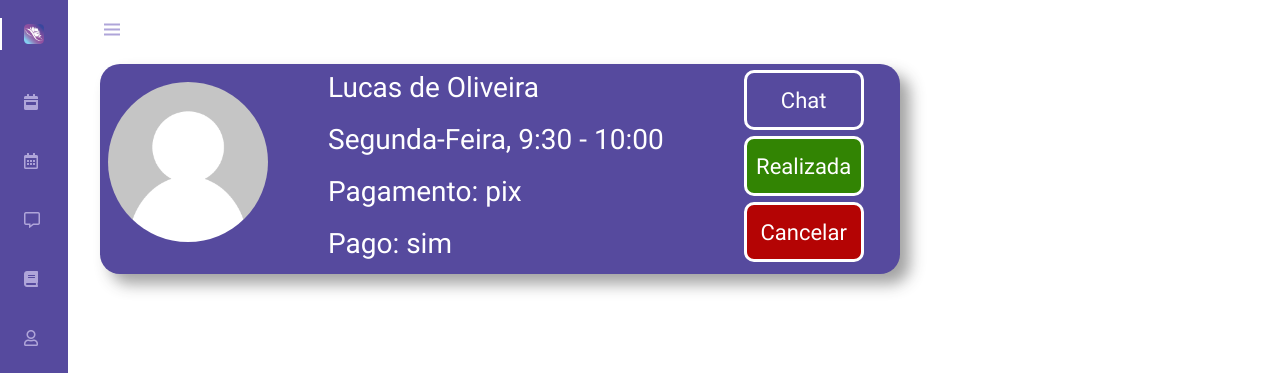
Page /realizadas.php (signed in) on the earlier database version.
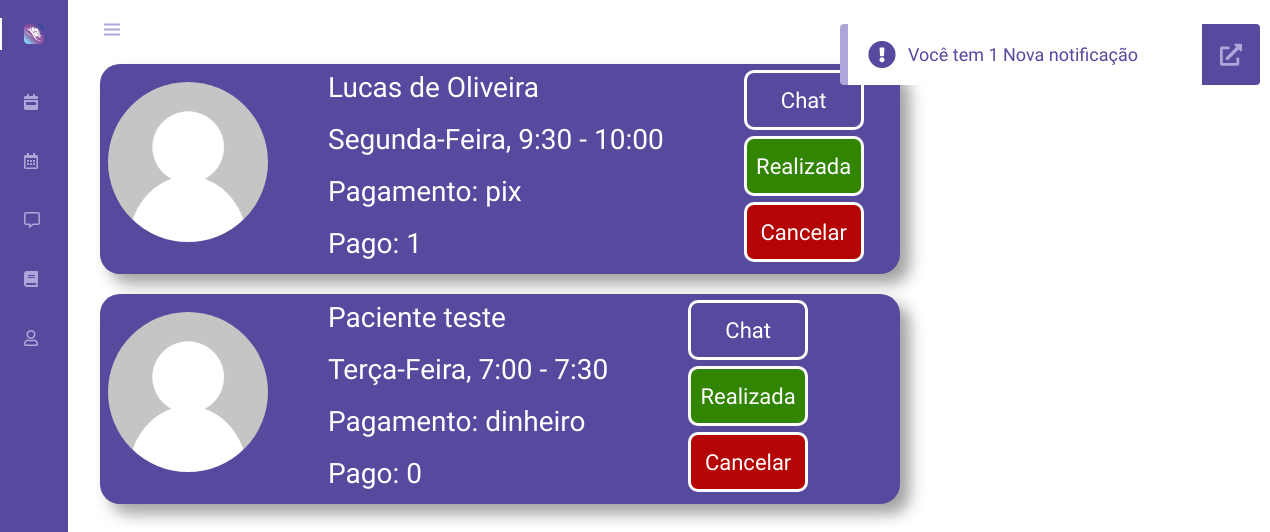
Same page on the later database version.
### tables this page shows
CREATE TABLE `cad_usuario` (
  `unique_id` varchar(200) NOT NULL,
  `nome` varchar(50) NOT NULL,
  `nascimento` char(10) NOT NULL,
  `sexo` char(1) DEFAULT NULL,
  `email` varchar(30) NOT NULL,
  `senha` char(40) NOT NULL,
  `cpf` char(14) NOT NULL,
  `telefone` char(19) DEFAULT NULL,
  `cep` char(9) NOT NULL,
  `estado` char(2) DEFAULT NULL,
  `foto` varchar(100) DEFAULT NULL,
  `rg` varchar(15) NOT NULL,
  `status` varchar(30) NOT NULL,
  `desativada` int(11) DEFAULT NULL
);

CREATE TABLE `consulta` (
  `id_consulta` int(11) NOT NULL,
  `horario` varchar(100) NOT NULL,
  `id_psic` int(11) NOT NULL,
  `id_user` int(11) NOT NULL,
  `realizada` int(11) DEFAULT NULL,
  `tipo_pagamento` varchar(20) DEFAULT NULL,
  `pago` int(3) DEFAULT NULL
);

### realizadas.php (the view, shortened to what this page needs)
<?php
    require_once 'conexao.php';
        $id = $_SESSION['unique_id'];
?>
<!DOCTYPE html>
<html lang="en">
<head>
    <link rel="stylesheet" href="css/navbar.css">
    <link rel="stylesheet" href="css/marcada.css">
    <link rel="stylesheet" href="css/not.css">
    <link rel="stylesheet" href="https://cdnjs.cloudflare.com/ajax/libs/font-awesome/5.15.2/css/all.min.css">
    <link href='https://unpkg.com/boxicons@2.0.7/css/boxicons.min.css' rel='stylesheet'>
</head>
<body id="body-pd">
    <header class="header" id="header">
        <div class="header__toggle">
        <i class='bx bx-menu' id="header-toggle"></i>
        </div>
        <div class="header__img">
            <img src="assets/img/perfil.jpg" alt="">
        </div>
    </header>
    <div class="l-navbar" id="nav-bar">
    <nav class="nav">
            <div>
                <a href="index.php" class="nav__logo active">
                    <img class = "logo" src="assets/logo.png" alt="">
                </a>
                <div class="nav__list">
                    <a href="dashboard.php" class="nav__link ">
                    <i class="fas fa-calendar-week"></i>
                    </a>
                    <a href="agenda.php" class="nav__link">
                    <i class="far fa-calendar-alt"></i>
                    </a>
                    <a href="chat/users.php" class="nav__link">
                    <i class="far fa-comment-alt"></i>
                    </a>
                    <a href="sobre.php" class="nav__link">
                    <i class="fas fa-book"></i>
                    </a>
                    <a href="perfil_psic.php" class="nav__link">
                    <i class="far fa-user"></i>
                    </a>
                </div>
            </div>
        </nav>
    </div>
    <?php
    $notificado = $_SESSION['unique_id'];
    $notify = mysqli_query($conn, "SELECT * FROM notificacao WHERE id_para = '$notificado'");
    $not = mysqli_num_rows($notify);
     if($not){
        if($not == 1){
            echo "<div class='alert show'>
            <span class='fas fa-exclamation-circle'></span>
            <span class='msg'>Você tem $not Nova notificação</span>
            <a href='notificacao_psic.php'><span class='close-btn'>
            <span class='fas fa-external-link-alt'></span>
        </span></a>
            </div>";
         }
    }
?>
    <?php
    $acha = mysqli_query($conn, "SELECT u.nome, u.foto, u.unique_id, c.id_user, c.id_consulta, c.horario, c.realizada, c.id_psic, c.pago, c.tipo_pagamento FROM cad_usuario AS u INNER JOIN consulta AS c ON u.unique_id = c.id_user  WHERE id_psic = '$id' AND realizada = 1");
        while($consul = mysqli_fetch_array($acha)){
            echo "<div class='pacientes'>
            <div class='card'>
                <div class='col1'>
                <img src='imagens/user.png' alt='imagens'>
                </div>
                <div class='col2'>
                <p>$consul[nome]</p>
                <p>$consul[horario]</p>
                <p>Pagamento: $consul[tipo_pagamento]</p>
                <p>Pago: $consul[pago]</p>
                </div>
                <div class='col3'>
                <a href='chat/chat.php?user_id=$consul[id_user]'><button class='chat'>Chat</button></a>
                <form action='process/up_consultas.php' method='POST'>
                    <input type='hidden' name='realizada' value='$consul[id_consulta]'>
                    <input type='submit' class='realizada' value='Realizada'>
                </form>
                <form action='process/delete_consultas.php' method='POST'>
                    <input type='hidden' name='cancelada' value='$consul[id_consulta]'>
                    <input type='submit' class='cancelada' value='Cancelar'>
                </form>
                </div>
            </div>
        </div>";
        }
    ?>
</body>
</html>

### css/navbar.css (style rules this page uses)
:root { --header-height: 3rem; --nav-width: 68px; --first-color: #4723D9; --first-color-light: #AFA5D9; --white-color: #ffffff; --normal-font-size: 1rem; --z-fixed: 100; --cor-principal: #564a9e; --cor-texto: #d9d9d9; --cor-titulo: #FFFFFF; --fonte-titulo: 'Antonio', sans-serif; --fonte-texto: 'Oswald', sans-serif; }
*,::before,::after { box-sizing: border-box; }
body { position: relative; margin: var(--header-height) 0 0 0; padding: 0 1rem; font-family: var(--fonte-texto); font-size: var(--normal-font-size); transition: .5s; }
a { text-decoration: none; }
.header { width: 100%; height: var(--header-height); position: fixed; top: 0; left: 0; display: flex; align-items: center; justify-content: space-between; padding: 0 1rem; background-color: transparent; z-index: var(--z-fixed); transition: .5s; }
.header__toggle { color: var(--first-color-light); font-size: 1.5rem; cursor: pointer; }
.header__img { width: 35px; height: 35px; display: flex; justify-content: center; border-radius: 50%; overflow: hidden; }
.header__img img { width: 40px; }
.l-navbar { position: fixed; top: 0; left: -30%; width: var(--nav-width); height: 100vh; background-color: var(--cor-principal); padding: .5rem 1rem 0 0; transition: .5s; z-index: var(--z-fixed); }
.nav { height: 100%; display: flex; flex-direction: column; justify-content: space-between; overflow: hidden; }
.nav .logo { width: 20px; }
.nav__logo, .nav__link { display: grid; grid-template-columns: max-content max-content; align-items: center; column-gap: 1rem; padding: .5rem 0 .5rem 1.5rem; }
.nav__logo { margin-bottom: 2rem; }
.nav__link { position: relative; color: var(--first-color-light); margin-bottom: 1.5rem; transition: .3s; }
.show { left: 0; }
.active { color: var(--white-color); }
.active::before { content: ''; position: absolute; left: 0; width: 2px; height: 32px; background-color: var(--white-color); }
@media screen and (min-width: 768px) { body { margin: calc(var(--header-height) + 1rem) 0 0 0; padding-left: calc(var(--nav-width) + 2rem); } }
@media screen and (min-width: 768px) { .header { height: calc(var(--header-height) + 1rem); padding: 0 2rem 0 calc(var(--nav-width) + 2rem); } }
@media screen and (min-width: 768px) { .header__img { width: 40px; height: 40px; } }
@media screen and (min-width: 768px) { .header__img img { width: 45px; } }
@media screen and (min-width: 768px) { .l-navbar { left: 0; padding: 1rem 1rem 0 0; } }
@media screen and (min-width: 768px) { .show { width: calc(var(--nav-width) + 156px); } }

### css/marcada.css (style rules this page uses)
:root { --cor-principal: #564a9e; --cor-texto: #d9d9d9; --cor-titulo: #FFFFFF; --fonte-titulo: 'Antonio', sans-serif; --fonte-texto: 'Oswald', sans-serif; }
.pacientes { display: flex; flex-direction: row; margin-top: 20px; }
.pacientes .card { background: var(--cor-principal); width: 800px; height: 210px; display: flex; border-radius: 20px; box-shadow: 10px 10px 15px #33333374; margin-right: 20px; }
.pacientes .card img { width: 160px; height: 160px; border-radius: 50%; margin-left: 8px; margin-top: 18px; margin-right: 60px; }
.pacientes .card p { margin-top: 12px; margin-right: 80px; font-family: var(--fonte-texto); font-size: 28px; line-height: 24px; color: var(--cor-titulo); }
.realizada, .cancelada, .chat { width: 120px; height: 60px; font-family: var(--fonte-texto); color: var(--cor-titulo); border: 3px solid var(--cor-titulo); font-size: 22px; margin-right: 10px; margin-top: 6px; display: block; border-radius: 10px; cursor: pointer; }
.realizada { background: #328403; }
.cancelada { background: #b40404; }
.chat { background: var(--cor-principal); }

Differences in the rows shown:
changed through a linked row, cad_usuario "Lucas de Oliveira": consulta.pago "sim" → "1"
now on this page (row unchanged): cad_usuario: nome "Paciente teste", consulta.horario "Terça-Feira, 7:00 - 7:30", consulta.tipo_pagamento "dinheiro", consulta.pago "0"
Other differences:
$not: (not shown) → "1"
text now shown: "Você tem Nova notificação"
